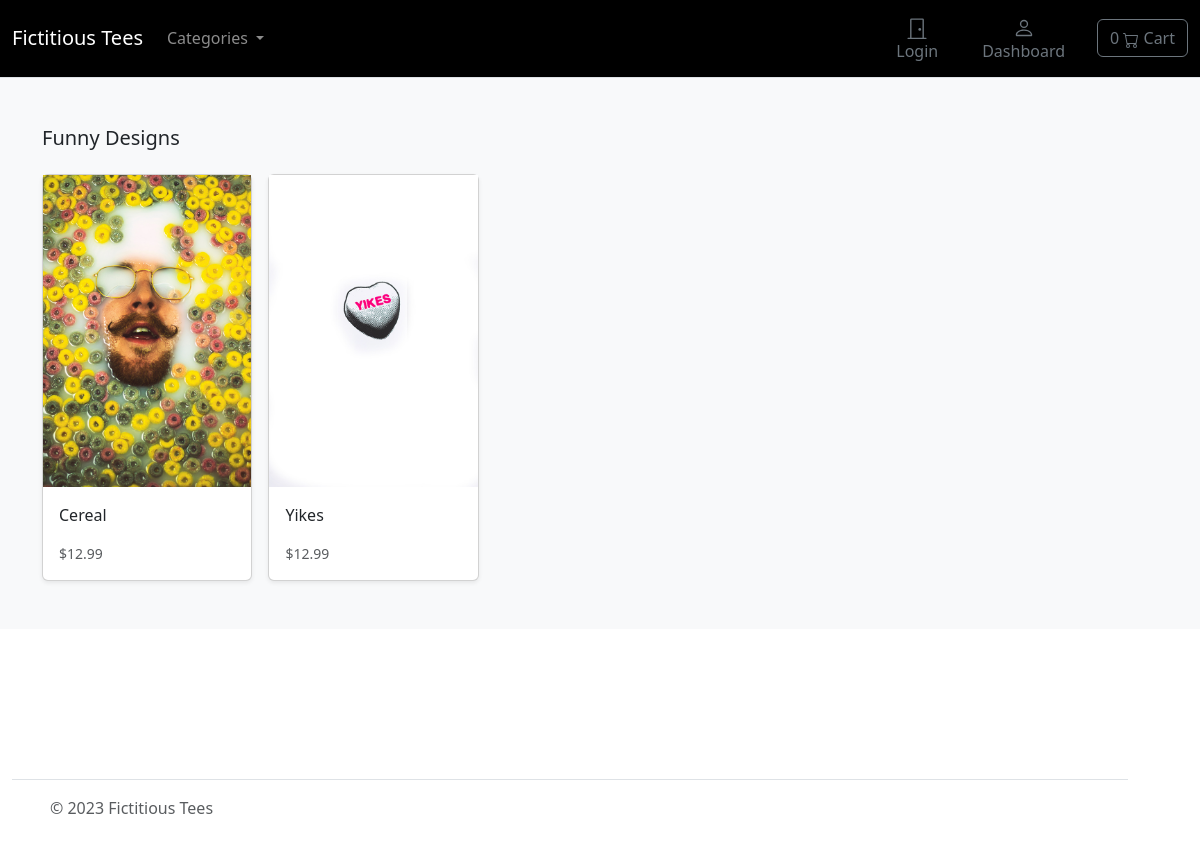
The app's page /category/funny/ with its own data.
### shop/models.py (models this page shows, shortened)
class Category(models.Model):
	name = models.CharField(max_length=255, db_index=True)
	slug = models.SlugField(max_length=255, unique=True)
	class Meta:
		verbose_name_plural = 'categories'
	def get_absolute_url(self):
		return reverse('shop:category_list', args=[self.slug])

class Design(models.Model):
	category = models.ForeignKey(Category, related_name='design', on_delete=models.CASCADE)
	created_by = models.ForeignKey(settings.AUTH_USER_MODEL, related_name='design_creator', on_delete=models.CASCADE)
	name = models.CharField(max_length=255)
	description = models.TextField(blank=True)
	image = models.ImageField(upload_to='images/')
	slug = models.SlugField(max_length=255)
	price = models.DecimalField(max_digits=4, decimal_places=2)
	in_stock = models.BooleanField(default=True)
	is_active = models.BooleanField(default=True)
	created = models.DateTimeField(auto_now_add=True)
	updated = models.DateTimeField(auto_now=True)
	objects = models.Manager()
	designs = DesignManager()
	class Meta:
		verbose_name_plural = "Designs"
		ordering = ('-updated',)
	def get_absolute_url(self):
		return reverse('shop:design_detail', args=[self.slug])

### shop/views.py (the view)
# urls.py: path('category/<slug:category_slug>/', views.category_list, name='category_list'),
def category_list(request, category_slug):
	category = get_object_or_404(Category, slug=category_slug)
	designs = Design.objects.filter(category=category)
	return render(request, 'shop/designs/category.html', {'category':category, 'designs':designs})

### cart/cart.py (called while the page is built)
	def __len__(self):
		return sum(item['qty'] for item in self.cart.values())

### cart/context_processors.py (called while the page is built)
def cart(request):
	return{'cart': Cart(request)}

### shop/views.py (called while the page is built)
def categories(request):
	return {'categories':Category.objects.all()}

### templates/shop/designs/category.html (shortened to what this page needs)
{% extends "../base.html" %}
{% load static %}
{% block content %}
<main>
	<div class="album py-5 bg-light">
	  <div class="container">
		<div class="pb-3 h5">{{ category.name }} Designs</div>
		<div class="row row-cols-1 row-cols-sm-2 row-cols-md-5 g-3">
		  {% for design in designs %}
		  <div class="col">
			<div class="card shadow-sm">
			  <a href="{{ design.get_absolute_url }}"><img class="img-fluid" alt="Responsive image" src="{{ design.image.url }}"></a>
			  <div class="card-body">
				<p class="card-text">
				  <a class="text-dark text-decoration-none" href="{{ design.get_absolute_url }}">{{ design.name }}</a>
				</p>
				<div class="d-flex justify-content-between align-items-center">
				  <small class="text-muted">${{ design.price }}</small>
				</div>
			  </div>
			</div>
		  </div>
		  {% endfor %}
		</div>
	  </div>
	</div>
</main>
{% endblock %}

### records on screen
Category: name "Funny"
Design: image (picture), name "Cereal", price "12.99"
Design: image (picture), name "Yikes", price "12.99"
